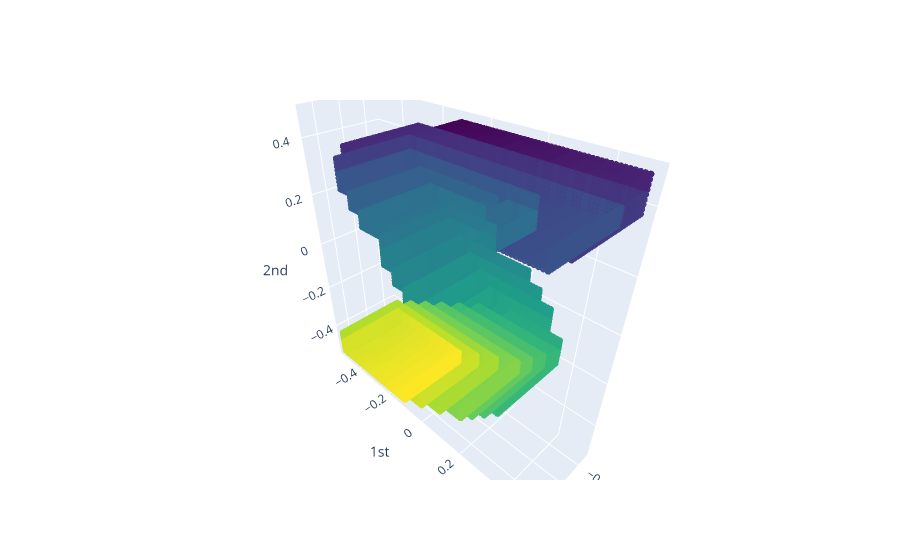

Source (notebook cell):
### Code cell
# sorting is optional i just think it looks better this way
sorted_samples = dict(sorted(samples.items()))
plot_point_cloud(sorted_samples[5]) # change number in brackets to plot different digits

### Figure 1 — Plotly figure (JSON) as saved in the notebook; plotly's stock layout.template omitted (floating-point values rounded to 4 significant figures; data arrays with more than 128 entries replaced by an {"elided": "..."} marker saying what was removed)
{"data": [{"marker": {"color": {"elided": "25700 int values"}, "colorscale": [[0, "#440154"], [0.1111, "#482878"], [0.2222, "#3e4989"], [0.3333, "#31688e"], [0.4444, "#26828e"], [0.5556, "#1f9e89"], [0.6667, "#35b779"], [0.7778, "#6ece58"], [0.8889, "#b5de2b"], [1, "#fde725"]], "opacity": 0.8, "size": 4}, "mode": "markers", "type": "scatter3d", "x": {"elided": "25700 float values"}, "y": {"elided": "25700 float values"}, "z": {"elided": "25700 float values"}}], "layout": {"scene": {"xaxis": {"exponentformat": "e", "showexponent": "all", "title": {"text": "0th"}, "type": "linear"}, "yaxis": {"exponentformat": "e", "showexponent": "all", "title": {"text": "1st"}, "type": "linear"}, "zaxis": {"exponentformat": "e", "showexponent": "all", "title": {"text": "2nd"}, "type": "linear"}}}}
